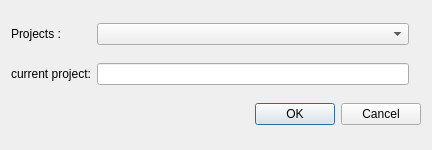
<?xml version="1.0" encoding="UTF-8"?>
<ui version="4.0">
 <class>new_project_dialog</class>
 <widget class="QDialog" name="new_project_dialog">
  <property name="geometry">
   <rect>
    <x>0</x>
    <y>0</y>
    <width>432</width>
    <height>150</height>
   </rect>
  </property>
  <property name="windowTitle">
   <string>Select current project</string>
  </property>
  <layout class="QGridLayout" name="gridLayout">
   <item row="4" column="0" colspan="4">
    <widget class="QDialogButtonBox" name="buttonBox">
     <property name="orientation">
      <enum>Qt::Horizontal</enum>
     </property>
     <property name="standardButtons">
      <set>QDialogButtonBox::Cancel|QDialogButtonBox::Ok</set>
     </property>
    </widget>
   </item>
   <item row="0" column="0">
    <widget class="QLabel" name="label_srid">
     <property name="text">
      <string>Projects :</string>
     </property>
     <property name="alignment">
      <set>Qt::AlignLeading|Qt::AlignLeft|Qt::AlignVCenter</set>
     </property>
    </widget>
   </item>
   <item row="3" column="0">
    <widget class="QLabel" name="label_srid_2">
     <property name="text">
      <string>current project:</string>
     </property>
     <property name="alignment">
      <set>Qt::AlignLeading|Qt::AlignLeft|Qt::AlignVCenter</set>
     </property>
    </widget>
   </item>
   <item row="3" column="1">
    <widget class="QLineEdit" name="current_project"/>
   </item>
   <item row="0" column="1">
    <widget class="QComboBox" name="combo_projects"/>
   </item>
  </layout>
 </widget>
 <tabstops>
  <tabstop>buttonBox</tabstop>
 </tabstops>
 <resources/>
 <connections>
  <connection>
   <sender>buttonBox</sender>
   <signal>accepted()</signal>
   <receiver>new_project_dialog</receiver>
   <slot>accept()</slot>
   <hints>
    <hint type="sourcelabel">
     <x>248</x>
     <y>254</y>
    </hint>
    <hint type="destinationlabel">
     <x>157</x>
     <y>274</y>
    </hint>
   </hints>
  </connection>
  <connection>
   <sender>buttonBox</sender>
   <signal>rejected()</signal>
   <receiver>new_project_dialog</receiver>
   <slot>reject()</slot>
   <hints>
    <hint type="sourcelabel">
     <x>316</x>
     <y>260</y>
    </hint>
    <hint type="destinationlabel">
     <x>286</x>
     <y>274</y>
    </hint>
   </hints>
  </connection>
 </connections>
</ui>
